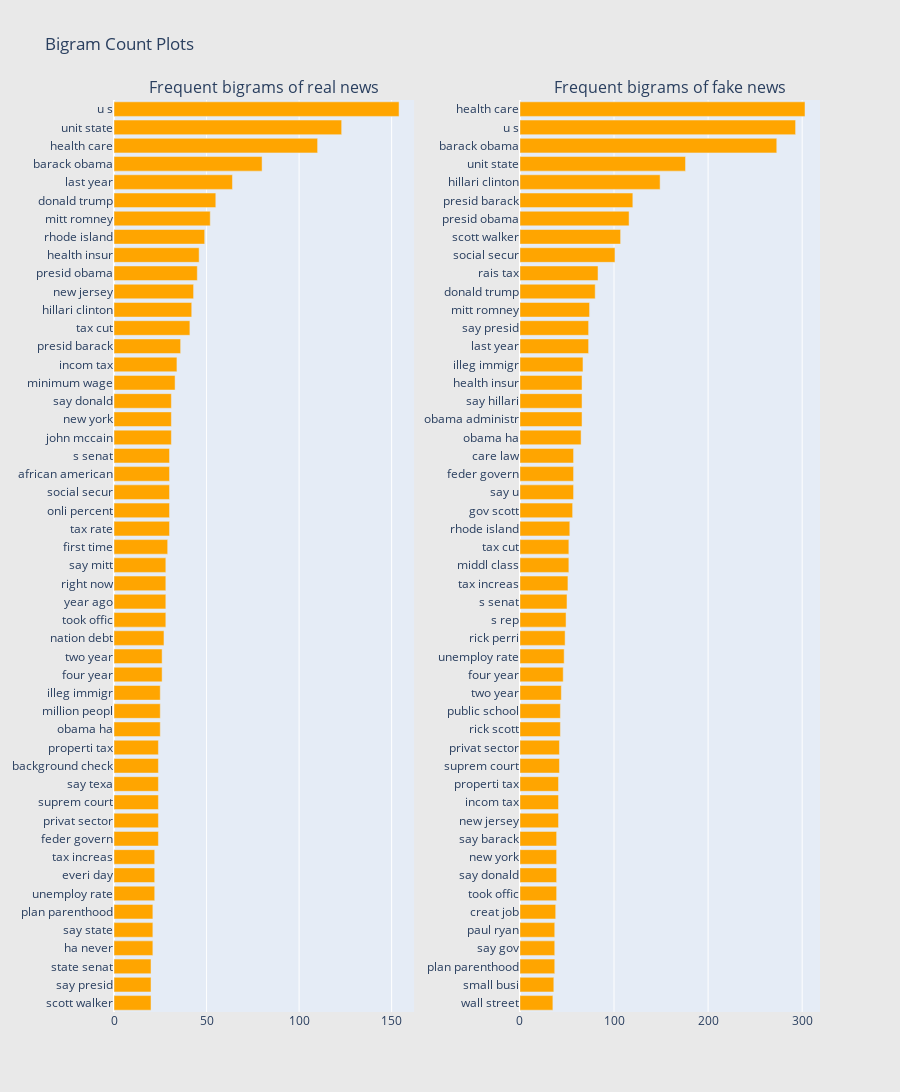

The notebook cell this image was saved under:
### Markdown cell above
# Observations:

Some of the top words are common across both the classes like  'state', 'obama','tax' etc
The other top words in real news after excluding the common ones at the very top are 'open', 'question' etc
The other top words in insincere questions after excluding the common ones are 'people','care', 'new' etc 

## Now let us also create bigram frequency plots for both the classes separately to get more idea.

### Code cell
# for colab plotly
configure_plotly_browser_state()

freq_dict = defaultdict(int)
for sent in df_real["clean"]:
    for word in generate_ngrams(sent,2):
        freq_dict[word] += 1
fd_sorted = pd.DataFrame(sorted(freq_dict.items(), key=lambda x: x[1])[::-1])
fd_sorted.columns = ["word", "wordcount"]
trace0 = horizontal_bar_chart(fd_sorted.head(50), 'orange')


freq_dict = defaultdict(int)
for sent in df_fake["clean"]:
    for word in generate_ngrams(sent,2):
        freq_dict[word] += 1
fd_sorted = pd.DataFrame(sorted(freq_dict.items(), key=lambda x: x[1])[::-1])
fd_sorted.columns = ["word", "wordcount"]
trace1 = horizontal_bar_chart(fd_sorted.head(50), 'orange')

# Creating two subplots
fig = tools.make_subplots(rows=1, cols=2, vertical_spacing=0.04,horizontal_spacing=0.15,
                          subplot_titles=["Frequent bigrams of real news", 
                                          "Frequent bigrams of fake news"])
fig.append_trace(trace0, 1, 1)
fig.append_trace(trace1, 1, 2)
fig['layout'].update(height=1200, width=900, paper_bgcolor='rgb(233,233,233)', title="Bigram Count Plots")
py.iplot(fig, filename='word-plots')

### Figure 1 — Plotly figure (JSON) as saved in the notebook; plotly's stock layout.template omitted (floating-point values rounded to 4 significant figures)
{"data": [{"showlegend": false, "orientation": "h", "yaxis": "y", "y": ["scott walker", "say presid", "state senat", "ha never", "say state", "plan parenthood", "unemploy rate", "everi day", "tax increas", "feder govern", "privat sector", "suprem court", "say texa", "background check", "properti tax", "obama ha", "million peopl", "illeg immigr", "four year", "two year", "nation debt", "took offic", "year ago", "right now", "say mitt", "first time", "tax rate", "onli percent", "social secur", "african american", "s senat", "john mccain", "new york", "say donald", "minimum wage", "incom tax", "presid barack", "tax cut", "hillari clinton", "new jersey", "presid obama", "health insur", "rhode island", "mitt romney", "donald trump", "last year", "barack obama", "health care", "unit state", "u s"], "xaxis": "x", "marker": {"color": "orange"}, "x": [20, 20, 20, 21, 21, 21, 22, 22, 22, 24, 24, 24, 24, 24, 24, 25, 25, 25, 26, 26, 27, 28, 28, 28, 28, 29, 30, 30, 30, 30, 30, 31, 31, 31, 33, 34, 36, 41, 42, 43, 45, 46, 49, 52, 55, 64, 80, 110, 123, 154], "type": "bar"}, {"showlegend": false, "orientation": "h", "yaxis": "y2", "y": ["wall street", "small busi", "plan parenthood", "say gov", "paul ryan", "creat job", "took offic", "say donald", "new york", "say barack", "new jersey", "incom tax", "properti tax", "suprem court", "privat sector", "rick scott", "public school", "two year", "four year", "unemploy rate", "rick perri", "s rep", "s senat", "tax increas", "middl class", "tax cut", "rhode island", "gov scott", "say u", "feder govern", "care law", "obama ha", "obama administr", "say hillari", "health insur", "illeg immigr", "last year", "say presid", "mitt romney", "donald trump", "rais tax", "social secur", "scott walker", "presid obama", "presid barack", "hillari clinton", "unit state", "barack obama", "u s", "health care"], "xaxis": "x2", "marker": {"color": "orange"}, "x": [35, 36, 37, 37, 37, 38, 39, 39, 39, 39, 41, 41, 41, 42, 42, 43, 43, 44, 46, 47, 48, 49, 50, 51, 52, 52, 53, 56, 57, 57, 57, 65, 66, 66, 66, 67, 73, 73, 74, 80, 83, 101, 107, 116, 120, 149, 176, 273, 293, 303], "type": "bar"}], "layout": {"xaxis": {"domain": [0, 0.425], "anchor": "y"}, "title": {"text": "Bigram Count Plots"}, "paper_bgcolor": "rgb(233,233,233)", "yaxis": {"domain": [0, 1], "anchor": "x"}, "xaxis2": {"domain": [0.575, 1], "anchor": "y2"}, "height": 1200, "width": 900, "yaxis2": {"domain": [0, 1], "anchor": "x2"}, "annotations": [{"yanchor": "bottom", "xref": "paper", "xanchor": "center", "yref": "paper", "text": "Frequent bigrams of real news", "y": 1, "x": 0.2125, "font": {"size": 16}, "showarrow": false}, {"yanchor": "bottom", "xref": "paper", "xanchor": "center", "yref": "paper", "text": "Frequent bigrams of fake news", "y": 1, "x": 0.7875, "font": {"size": 16}, "showarrow": false}]}}
